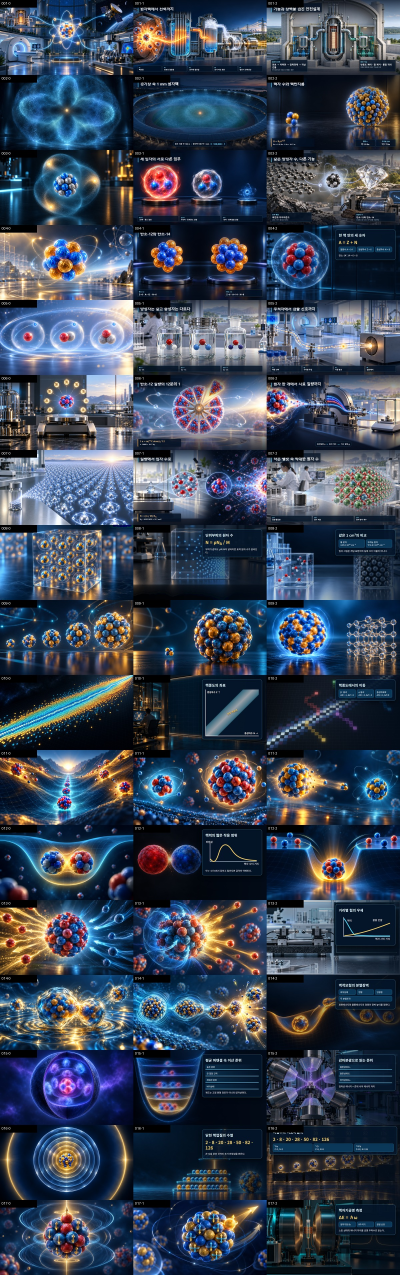
#> input picture qa/theory/contact_001_017_corrected_v4.jpg, 1200 x 3825 px, given in place of exec-0a607f61-6b31-414b-a98b-0d8a6b5fbe27.png, which was not available (shown at 1/3 size)
$ python install_theory_006_010_thumbnails.py
#> lines starting #> are read from the running program, lines starting #| are printed output that depends on the picture
from pathlib import Path
import re, shutil
from PIL import Image

ROOT = Path(__file__).resolve().parents[1]
GEN = Path(r"C:\Users\nucle\.codex\generated_images\01a0c8e8-9805-7182-9801-c2c20e061247")
FILES = {
    6: "exec-0a607f61-6b31-414b-a98b-0d8a6b5fbe27.png",
    7: "exec-b43381d6-887d-4bf3-b625-a77fa2afab73.png",
    8: "exec-c16cc50b-7826-427a-a113-0896ecdaac35.png",
    9: "exec-22fcac56-22fc-4b50-9a82-b56c4534640f.png",
    10: "exec-69f6f22e-841a-4f1a-8e97-dca49bd4a64b.png",
}
OUT = ROOT / "assets/images/theory/series-01/pilot-v6"
OUT.mkdir(parents=True, exist_ok=True)
for number, filename in FILES.items():
    post_id = f"{number:03d}"
    source = Image.open(GEN / filename).convert("RGB")
#> source is the input picture: PIL image 1200x3825 RGB; mean R, G, B 57.8, 69.2, 87.2
    source.resize((1600, 900), Image.Resampling.LANCZOS).save(OUT / f"{post_id}-thumbnail.png", quality=95)
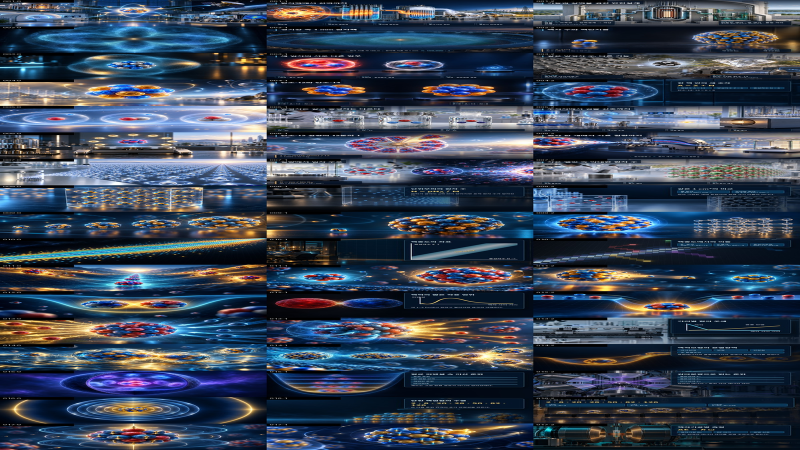
#> saved as 006-thumbnail.png: PIL image 1600x900 RGB (shown at 1/2 size); mean R, G, B 57.9, 69.3, 87.2
#> (the run stopped early here; a loop or call above may not have finished)

$ run again, on qa/theory/contact_035_039.png
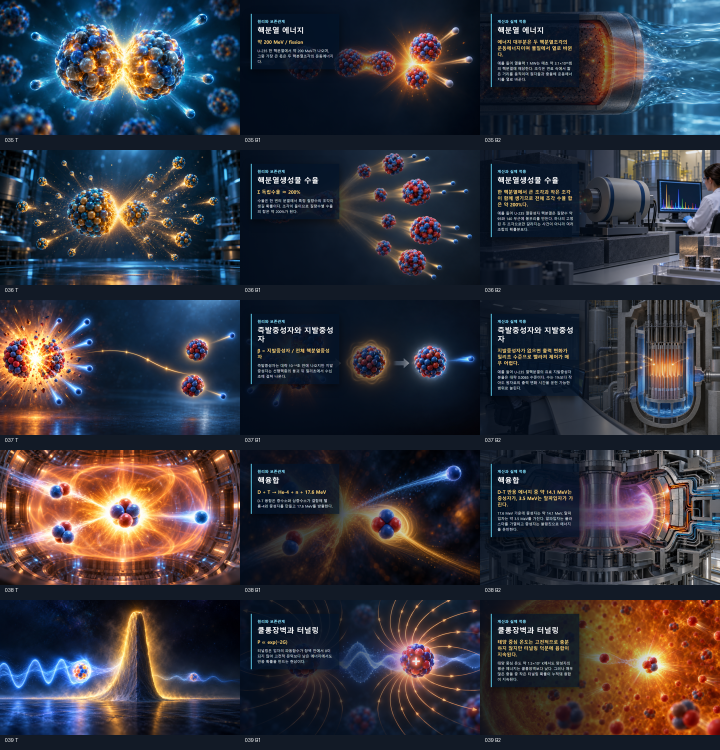
#> input picture qa/theory/contact_035_039.png, 1440 x 1500 px, given in place of exec-0a607f61-6b31-414b-a98b-0d8a6b5fbe27.png, which was not available (shown at 1/2 size)
#> source is the input picture: PIL image 1440x1500 RGB; mean R, G, B 52.9, 53, 61.8
#> `source.resize((1600, 900), Image.Resampling.LANCZOS).save(OUT / f"{pos..`:
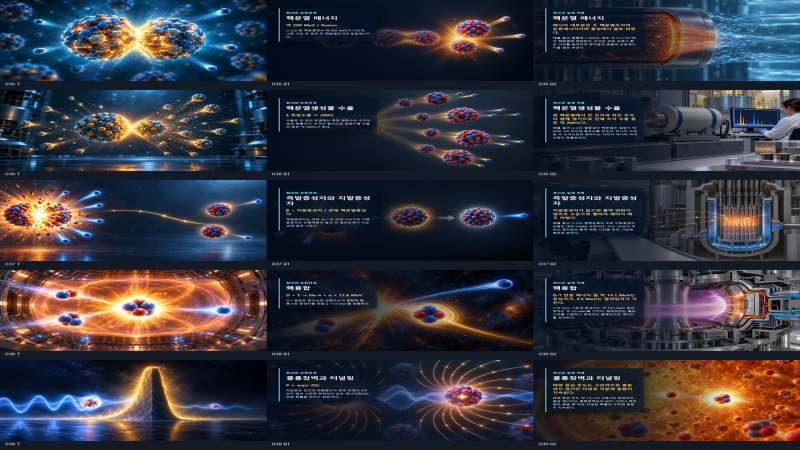
#> saved as 006-thumbnail.png: PIL image 1600x900 RGB (shown at 1/2 size); mean R, G, B 52.9, 53, 61.8

$ run again, on qa/theory/contact_035_050_mobile390_reaudit.jpg
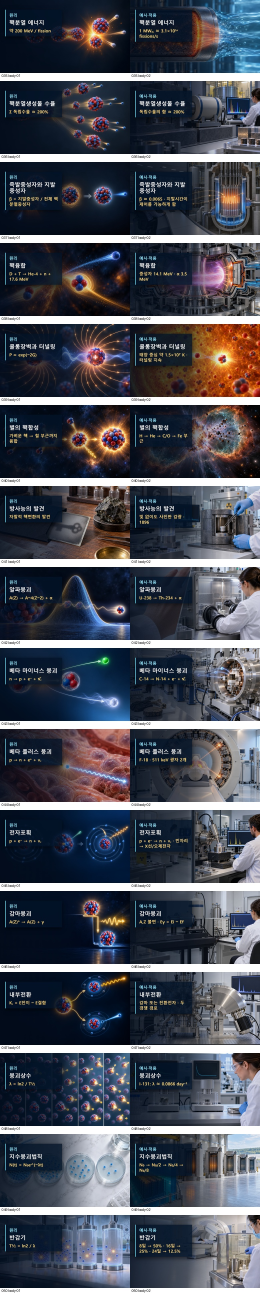
#> input picture qa/theory/contact_035_050_mobile390_reaudit.jpg, 780 x 3888 px, given in place of exec-0a607f61-6b31-414b-a98b-0d8a6b5fbe27.png, which was not available (shown at 1/3 size)
#> source is the input picture: PIL image 780x3888 RGB; mean R, G, B 74.8, 78.2, 88.7
#> `source.resize((1600, 900), Image.Resampling.LANCZOS).save(OUT / f"{pos..`:
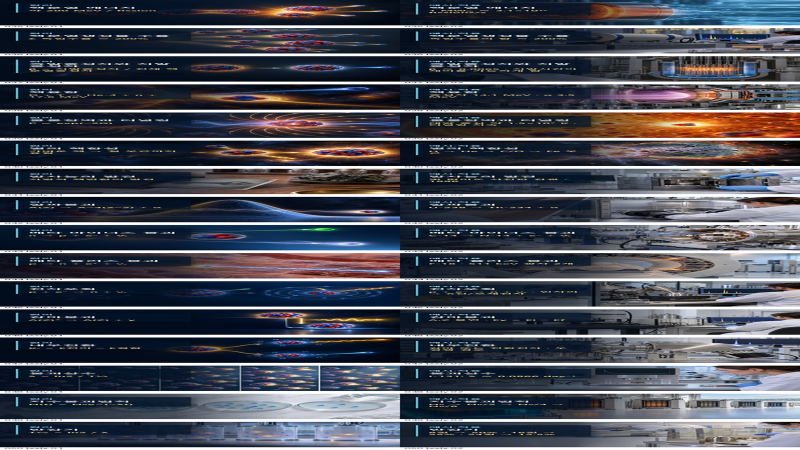
#> saved as 006-thumbnail.png: PIL image 1600x900 RGB (shown at 1/2 size); mean R, G, B 74.6, 77.9, 88.3

$ run again, on qa/theory/contact_040_044.png
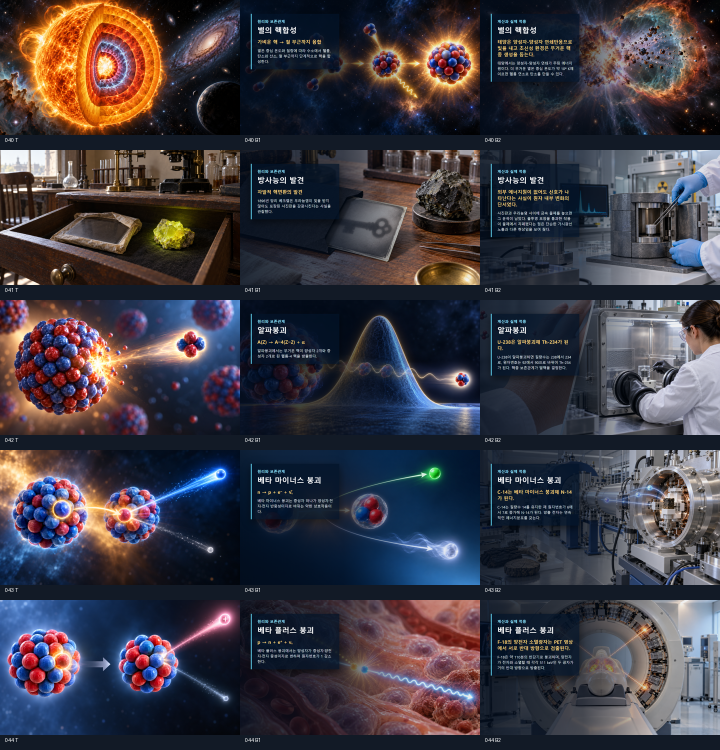
#> input picture qa/theory/contact_040_044.png, 1440 x 1500 px, given in place of exec-0a607f61-6b31-414b-a98b-0d8a6b5fbe27.png, which was not available (shown at 1/2 size)
#> source is the input picture: PIL image 1440x1500 RGB; mean R, G, B 61.8, 58.3, 67.2
#> `source.resize((1600, 900), Image.Resampling.LANCZOS).save(OUT / f"{pos..`:
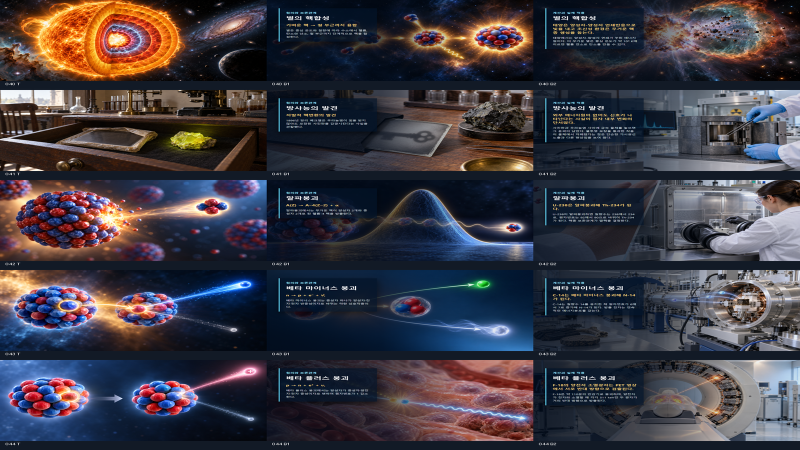
#> saved as 006-thumbnail.png: PIL image 1600x900 RGB (shown at 1/2 size); mean R, G, B 61.8, 58.3, 67.2
